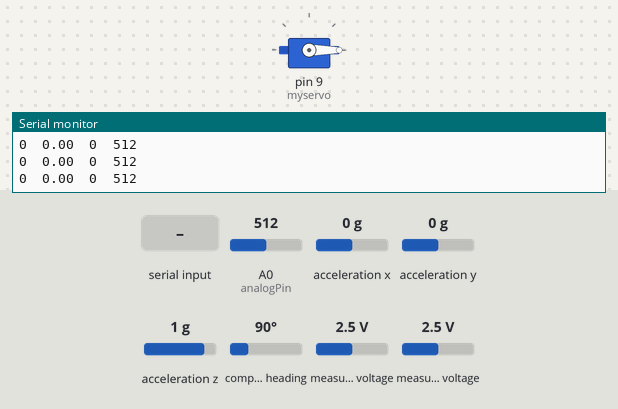
The sketch below on a simulated Arduino Uno, built with avr-gcc and run on an emulated ATmega328P. On the bench: servo, the last lines printed to the serial monitor. The inputs (shaded band) are chosen by the test bench; at power-on: A0 (analogPin) = 512, acceleration x 0 g, acceleration y 0 g, acceleration z 1 g, compass heading 90°, measured voltage 2.5 V.

Above: at 1.2 s.
1.3 s: "5\n" received over Serial
At 3.6 s:
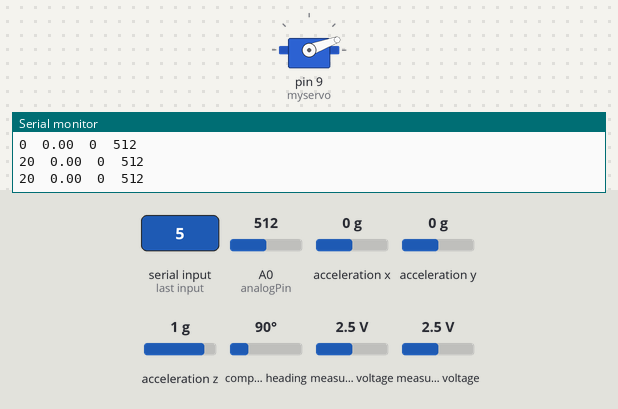
Timing chart, 0 to 5.1 s (numbered marks = the images above; inputs shaded):
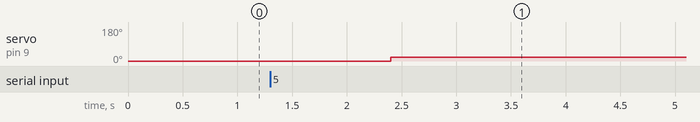

The sketch:

differential.ino
```cpp
#include <Adafruit_ADS1X15.h>
//#include <Adafruit_DS3502.h>  // Digital Potentiometer Library no longer used
#include <Servo.h>
#include <Wire.h>
#include <Adafruit_Sensor.h>
#include <Adafruit_BNO055.h>
#include <utility/imumaths.h>


Adafruit_ADS1115 ads;  /* Use this for the 16-bit version */
//Adafruit_ADS1015 ads;     /* Use this for the 12-bit version */

Adafruit_BNO055 bno = Adafruit_BNO055(55);  //19, 0x29

sensors_event_t event;

Servo myservo;  // create servo object to control a servo
int i ; //actual angle setting for servo
String d; //incoming string data from python
int state; //d converted to integer
int analogPin = A0; // potentiometer wiper (middle terminal) connected to analog pin 3
                    // outside leads to ground and +5V
int val = 0;  // variable to store the value read
int32_t adcValue = 0;

void setup(void)
{
  Serial.begin(115200);

  myservo.write(0); // bend plate down to 90 first before starting test
   myservo.attach(9);  // attaches the servo on Arduino digital pin 9 to the servo object

    /* Initialise the sensor */
  if(!bno.begin())
  {
    /* There was a problem detecting the BNO055 ... check your connections */
    Serial.print("Ooops, no BNO055 detected ... Check your wiring or I2C ADDR!");
    while(1);
  }
  delay(50);
  bno.setExtCrystalUse(true);
  //set servo position to zero


/*

Here we have the option of selecting the excitation voltage to the weatstone bridge.  To my understanding, the larger the excitation voltage,
the larger potential for increased SNR.

*/


/*

The following greyed out code is for the 14 bit adc used for the voltage divider circuit.

*/


  // The ADC input range (or gain) can be changed via the following
  // functions, but be careful never to exceed VDD +0.3V max, or to
  // exceed the upper and lower limits if you adjust the input range!
  // Setting these values incorrectly may destroy your ADC!
  //                                                                ADS1015  ADS1115
  //                                                                -------  -------
  // ads.setGain(GAIN_TWOTHIRDS);  // 2/3x gain +/- 6.144V  1 bit = 3mV      0.1875mV (default)
  // ads.setGain(GAIN_ONE);        // 1x gain   +/- 4.096V  1 bit = 2mV      0.125mV
  ads.setGain(GAIN_TWO);        // 2x gain   +/- 2.048V  1 bit = 1mV      0.0625mV
  //ads.setGain(GAIN_FOUR);       // 4x gain   +/- 1.024V  1 bit = 0.5mV    0.03125mV
   //ads.setGain(GAIN_EIGHT);      // 8x gain   +/- 0.512V  1 bit = 0.25mV   0.015625mV
  //ads.setGain(GAIN_SIXTEEN);    // 16x gain  +/- 0.256V  1 bit = 0.125mV  0.0078125mV

  if (!ads.begin()) {
    Serial.println("Failed to initialize ADS.");
    while (1);
  }}

void loop(void)
{
  int16_t results;

  /* Be sure to update this value based on the IC and the gain settings! */
  //float   multiplier = 3.0F;    /* ADS1015 @ +/- 6.144V gain (12-bit results) */
  float multiplier = 0.1875F; /* ADS1115  @ +/- 6.144V gain (16-bit results) */


 // read serial port
      if (Serial.available() > 0) {
        //d stores string data read from serial port
        d = Serial.readString();
        //d converted to integer
        state = d.toInt();
        //following if statement used to ensure data sent from python to arduino is held constant and not reverted back to 0
        //otherwise servo goes to desired angle and immidiately reverts back to 0 degrees
        if  ((state <= 10) ) {  //&& (state > 0)
          // if python sends a 1, angle is 0 degrees.  2 becomes 10 degrees, etc
          // 7 produduces an IMU angle of about 0 degrees!!
          i  = (-10*state + 70);
          myservo.write(i);
          delay(1000);
         }
        }


    // printing the following into serial port:
    // theoretical angle (deg)   imu angle (deg)   current sensor (mA)
    //Serial.print(i);
    //Serial.print("\t");
    bno.getEvent(&event);
    Serial.print(i);
    Serial.print("\t");
    /* Display the floating point data */
    Serial.print(event.orientation.y, 2);
    Serial.print("\t");
    delay(50);


    results = ads.readADC_Differential_0_1();
    Serial.print(results);

        Serial.print("\t");
        //sampleCount++; // Increment the sample count
    //}
    delay(50);


    val = analogRead(analogPin);  // read the input pin
    Serial.print(val);          // debug value
    Serial.print("\n");


  delay(50);
}
```

Measured:
- after the input at 1.3 s, servo on pin 9 (myservo): 0° → 20° after 1.1 s
